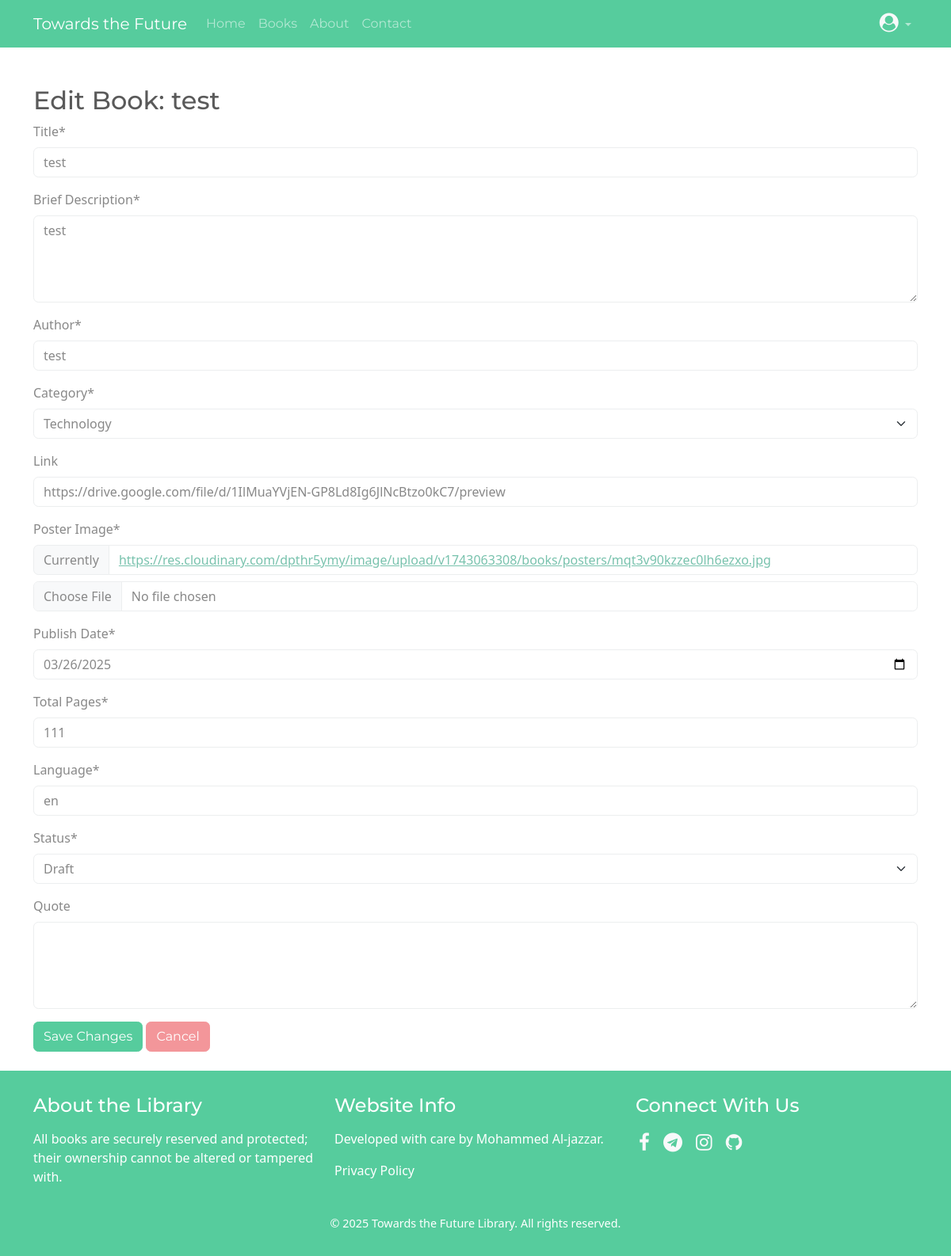
Screenshot of /edit-book/4/ (signed in) with the database file from the repository.
### library/models.py (models this page shows, shortened)
class Book(models.Model):
    STATUS = [
        ('draft', 'Draft'),
        ('published', 'Published'),
    ]
    title = models.CharField(max_length=255, verbose_name="Title")
    description = models.TextField(verbose_name="Brief Description")
    author = models.CharField(max_length=255, verbose_name="Author")
    category = models.ForeignKey('Category', on_delete=models.CASCADE, verbose_name="Category", related_name="categories")  # تعديل هنا
    link = models.URLField(blank=True, null=True, verbose_name="Link")
    poster_image = models.ImageField(upload_to='books/posters/', verbose_name="Poster Image")
    publish_date = models.DateField(verbose_name="Publish Date")
    added_by = models.ForeignKey(settings.AUTH_USER_MODEL, on_delete=models.CASCADE, verbose_name="Added By")
    total_pages = models.PositiveIntegerField(verbose_name="Total Pages")
    language = models.CharField(max_length=50, verbose_name="Language")
    status = models.CharField(max_length=20, choices=STATUS, default='pending', verbose_name="Status")
    views_count = models.PositiveIntegerField(default=0, verbose_name="Views Count")
    quote = models.TextField(blank=True, null=True, verbose_name="Quote")
    download_count = models.PositiveIntegerField(default=0, verbose_name="Download Count")
    class Meta:
        verbose_name = "Book"
        verbose_name_plural = "Books"

### library/views.py (the view)
# urls.py: path('edit-book/<int:book_id>/', views.edit_book, name='edit_book'),
@staff_member_required
def edit_book(request, book_id):
    book = get_object_or_404(Book, id=book_id)
    if request.method == "POST":
        form = BookForm(request.POST, request.FILES, instance=book)
        if form.is_valid():
            if 'poster_image' in request.FILES:
                upload_result = cloudinary.uploader.upload(
                    request.FILES['poster_image'],
                    folder='books/posters/',  # نفس المجلد المستخدم في models.py
                    overwrite=True,  # الكتابة فوق الصورة القديمة إذا لزم الأمر
                    invalidate=True  # إلغاء التخزين المؤقت في Cloudinary
                )
                book.poster_image = upload_result['secure_url']
            form.save()
            messages.success(request, "The book updated successfully!")
            return redirect('library:admin_dashboard')
        else:
            messages.error(request, "An error occurred in the form. Check the data.")
            print(form.errors)  # طباعة الأخطاء للتصحيح
    else:
        form = BookForm(instance=book)
    return render(request, 'edit_book.html', {'form': form, 'book': book})

### library/forms.py
class BookForm(forms.ModelForm):
    class Meta:
        model = Book
        fields = ['title', 'description', 'author', 'category', 'link', 'poster_image', 'publish_date', 'total_pages', 'language', 'status']

### library/models.py (called while the page is built)
    def __str__(self):
        return self.name

### library/templates/edit_book.html (shortened to what this page needs)
{% extends 'base.html' %}
{% load crispy_forms_tags %}
{% block content %}
<div class="container mt-5 mb-4">
    <h2>Edit Book: {{ book.title }}</h2>
    <form method="POST" enctype="multipart/form-data">
        {{ form|crispy }}
        <button type="submit" class="btn btn-success">Save Changes</button>
        <a href="{% url 'library:admin_dashboard' %}" class="btn btn-secondary">Cancel</a>
    </form>
</div>
{% endblock %}

### rows the page displays
Book: title "test", description "test", author "test", category "Technology", link "https://drive.google.com/file/d/1IlMuaYVjEN-GP8Ld8Ig6JlNcBtzo0kC7/preview", publish_date "03/26/2025", total_pages "111", language "en", status "Draft"
